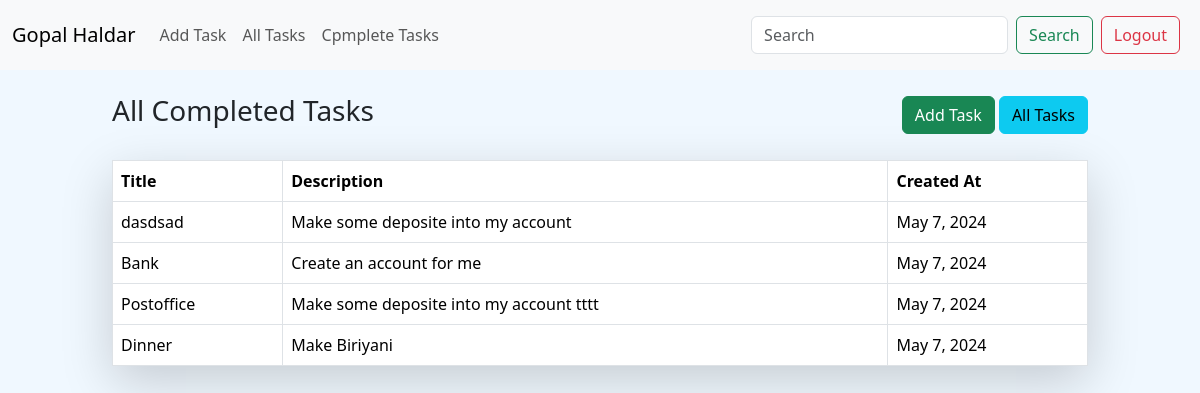
Page /completed/ (signed in) on the committed database.
### todo/models.py (models this page shows, shortened)
class Todo(models.Model):
    todo_title = models.CharField(max_length=100)
    todo_description = models.CharField(max_length=1000)
    is_completed = models.BooleanField(default=False)
    created_time = models.DateField(auto_now_add=True)
    user = models.ForeignKey(User, on_delete=models.SET_NULL, null=True, blank=True)

### todo/views.py (the view)
# urls.py: path("completed/", complete_todo,name="complete_todo"),
@login_required(login_url="/login/")
def complete_todo(request):
    todos = Todo.objects.filter(user = request.user).filter(is_completed=True)
    if request.GET.get("search"):
        todos = todos.filter(todo_title__icontains=request.GET.get("search"))
    return render(request, "complete_todo.html", context={"todos":todos})

### templates/complete_todo.html (shortened to what this page needs)
{% extends 'base.html' %}
{% block body %}
  <div class="container col-lg-10 mt-4">
    <div class="d-flex justify-content-between align-items-center">
      <h3>All Completed Tasks</h3>
      <div>
        <a class="btn btn-success" href="/">Add Task</a>
        <a class="btn btn-info" href="/all-todo/">All Tasks</a>
      </div>
    </div>
    <table class="table table-bordered shadow-lg mt-4 p-4">
      <thead>
        <tr>
          <th scope="col">Title</th>
          <th scope="col">Description</th>
          <th scope="col">Created At</th>
        </tr>
      </thead>
      <tbody>
        {% for todo in todos %}
          <tr>
            <td>{{ todo.todo_title }}</td>
            <td>{{ todo.todo_description }}</td>
            <td>{{ todo.created_time }}</td>
          </tr>
        {% endfor %}
      </tbody>
    </table>
  </div>
{% endblock %}

### templates/base.html (shortened to what this page needs)
<!DOCTYPE html>
<html lang="en">
  <head>
    <link href="https://cdn.jsdelivr.net/npm/bootstrap@5.3.3/dist/css/bootstrap.min.css" rel="stylesheet" />
  </head>
  <body>
    <nav class="navbar navbar-expand-lg bg-body-tertiary">
      <div class="container-fluid">
        <a class="navbar-brand" href="/">
          {% if request.user.is_authenticated %}
            {{ request.user.first_name }} {{ request.user.last_name }}
          {% else %}
            Todo Application
          {% endif %}
        </a>
        <div class="collapse navbar-collapse" id="navbarSupportedContent">
          {% if request.user.is_authenticated %}
            <ul class="navbar-nav me-auto mb-2 mb-lg-0">
              <li class="nav-item">
                <a class="nav-link" href="/">Add Task</a>
              </li>
              <li class="nav-item">
                <a class="nav-link" href="/all-todo/">All Tasks</a>
              </li>
              <li class="nav-item">
                <a class="nav-link" href="/completed/">Cpmplete Tasks</a>
              </li>
            </ul>
            <form class="d-flex" role="search">
              <input class="form-control me-2" name="search" type="search" placeholder="Search" aria-label="Search" />
              <button class="btn btn-outline-success" type="submit">Search</button>
            </form>
          {% endif %}
          {% if request.user.is_authenticated %}
            <a href="/logout/" class="btn btn-outline-danger m-2" type="submit">Logout</a>
          {% else %}
            <a href="/login/" class="btn btn-outline-success m-2" type="submit">Login</a>
          {% endif %}
        </div>
      </div>
    </nav>
    {% block body %}
    {% endblock %}
  </body>
</html>

### templates/base.html (style rules this page uses)
body { background-color: aliceblue; }

### rows in the picture
Todo: todo_title "dasdsad", todo_description "Make some deposite into my account", created_time "May 7, 2024"
Todo: todo_title "Bank", todo_description "Create an account for me", created_time "May 7, 2024"
Todo: todo_title "Postoffice", todo_description "Make some deposite into my account tttt", created_time "May 7, 2024"
Todo: todo_title "Dinner", todo_description "Make Biriyani", created_time "May 7, 2024"

### other values in the picture
{{ request.user.first_name }} "Gopal"
{{ request.user.last_name }} "Haldar"
